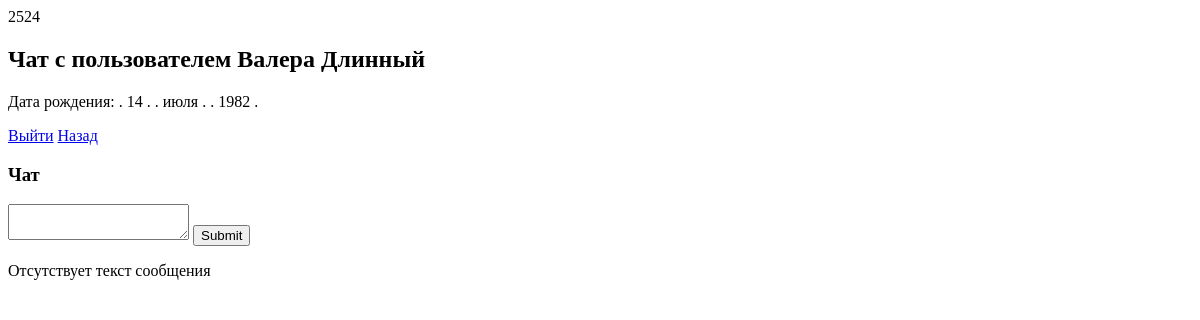
Before: /chat.php?id=25 (signed in) with the older database file.
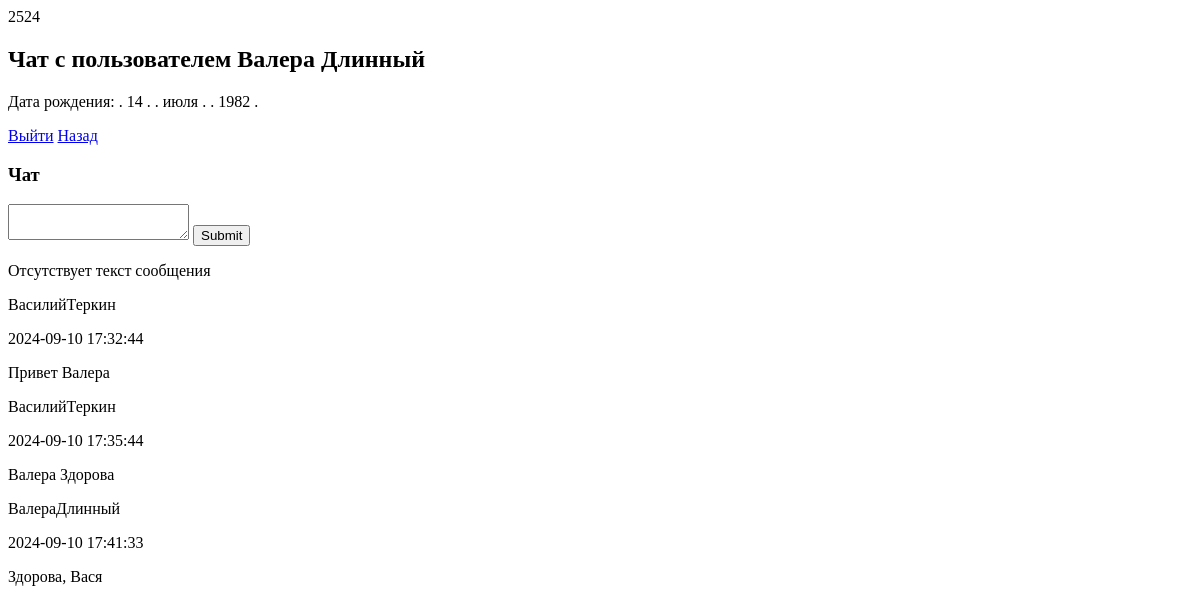
After: the same page with the newer database file.
### tables this page shows
CREATE TABLE `chat` (
  `id` int NOT NULL,
  `from_id` int NOT NULL,
  `name_from` varchar(32) NOT NULL,
  `secondname_from` varchar(32) NOT NULL,
  `to_id` int NOT NULL,
  `message` text NOT NULL,
  `message_time` timestamp NOT NULL DEFAULT CURRENT_TIMESTAMP
);

### chat.php (the view, shortened to what this page needs)
<?php
echo $_SESSION['id'];
?>
<!DOCTYPE html>
<html>
<head>
</head>
<body>
<?php
include 'users_connect.php';
if (!empty($_SESSION['auth'])) {
	$id = (int) $_SESSION['id'];
	$id_to = (int) $_GET['id'];
    $query = "SELECT * FROM users WHERE id='$id_to'";
    $result = mysqli_query($link, $query) or die(mysqli_error($link));
    $user = mysqli_fetch_assoc($result);
    $query_from = "SELECT * FROM users WHERE id='$id'";
    $result_from = mysqli_query($link, $query_from) or die(mysqli_error($link));
    $user_from = mysqli_fetch_assoc($result_from);
    $name_from = $user_from['name'];
    $secondname_from = $user_from['secondname'];
?>
	<section class='another-user-section'>
		<h2 class='another-user-title'>Чат с пользователем <?=$user['name'] . ' ' . $user['secondname']?></h2>
		<p class='another-user-birth'>Дата рождения: <?=$user['day'] . ' ' . $user['month'] . ' ' . $user['year']?></p>
		<a href="logout.php">Выйти</a>
		<a href="profile.php">Назад</a>
		<div class='another-user-chat-block'>
			<h3 class=another-user-chat-title>Чат</h3>
			<form action='' method='POST'>
				<textarea name='chat-message'></textarea>
				<input type='submit'>
			</form>
		</div>
	</section>
<?php
	if (!empty($_POST['chat-message'])) {
		$message = $_POST['chat-message'];
		$query2 = "INSERT INTO chat (`from_id`, `name_from`, `secondname_from`, `to_id`, `message`) VALUES ('$id', '$name_from', '$secondname_from', '$id_to', '$message')";
        mysqli_query($link, $query2);
		$_POST['chat-message'] = '';
		header('Location: chat.php?id=' . $id_to . '');
		die();
	} else {
		echo 'Отсутствует текст сообщения';
	}
	$query = "SELECT * FROM chat WHERE (to_id='$id_to' AND from_id='$id') OR (to_id='$id' AND from_id='$id_to')";
    $result = mysqli_query($link, $query) or die(mysqli_error($link));
	for ($data = []; $row = mysqli_fetch_assoc($result); $data[] = $row);
	$res = '';
	foreach ($data as $elem) {
		$res .= '<p>' . $elem['name_from'] . $elem['secondname_from'] . '</p>';
		$res .= '<p>' . $elem['message_time'] . '</p>';
		$res .= '<p>' . $elem['message'] . '</p>';
	}
	echo $res;
?>
<?php } else {
    echo 'Вы не авторизованы';
} ?>
</body>
</html>

Changed rows visible on the page:
added chat: name_from "Василий", secondname_from "Теркин", message_time "2024-09-10 17:32:44", message "Привет Валера"
added chat: name_from "Василий", secondname_from "Теркин", message_time "2024-09-10 17:35:44", message "Валера Здорова"
added chat: name_from "Валера", secondname_from "Длинный", message_time "2024-09-10 17:41:33", message "Здорова, Вася"
